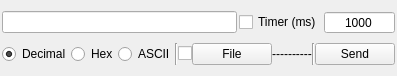
<?xml version="1.0" encoding="UTF-8"?>
<ui version="4.0">
 <class>CompLinePack</class>
 <widget class="QWidget" name="CompLinePack">
  <property name="geometry">
   <rect>
    <x>0</x>
    <y>0</y>
    <width>394</width>
    <height>76</height>
   </rect>
  </property>
  <property name="windowTitle">
   <string>Form</string>
  </property>
  <layout class="QVBoxLayout" name="verticalLayout">
   <property name="spacing">
    <number>0</number>
   </property>
   <property name="leftMargin">
    <number>2</number>
   </property>
   <property name="topMargin">
    <number>2</number>
   </property>
   <property name="rightMargin">
    <number>2</number>
   </property>
   <property name="bottomMargin">
    <number>2</number>
   </property>
   <item>
    <layout class="QHBoxLayout" name="horizontalLayout" stretch="10,0,3">
     <property name="spacing">
      <number>2</number>
     </property>
     <item>
      <widget class="QLineEdit" name="txtSendText">
       <property name="maxLength">
        <number>999999999</number>
       </property>
      </widget>
     </item>
     <item>
      <widget class="QCheckBox" name="chbxTimer">
       <property name="text">
        <string>Timer (ms)</string>
       </property>
      </widget>
     </item>
     <item>
      <widget class="QSpinBox" name="numudInterval">
       <property name="alignment">
        <set>Qt::AlignCenter</set>
       </property>
       <property name="buttonSymbols">
        <enum>QAbstractSpinBox::NoButtons</enum>
       </property>
       <property name="minimum">
        <number>1</number>
       </property>
       <property name="maximum">
        <number>100000</number>
       </property>
       <property name="value">
        <number>1000</number>
       </property>
      </widget>
     </item>
    </layout>
   </item>
   <item>
    <layout class="QHBoxLayout" name="horizontalLayout_2">
     <item>
      <widget class="QRadioButton" name="rdbDecimal">
       <property name="text">
        <string>Decimal</string>
       </property>
       <property name="checked">
        <bool>true</bool>
       </property>
      </widget>
     </item>
     <item>
      <widget class="QRadioButton" name="rdbHex">
       <property name="text">
        <string>Hex</string>
       </property>
      </widget>
     </item>
     <item>
      <widget class="QRadioButton" name="rdbASCII">
       <property name="text">
        <string>ASCII</string>
       </property>
      </widget>
     </item>
     <item>
      <widget class="Line" name="line">
       <property name="orientation">
        <enum>Qt::Vertical</enum>
       </property>
      </widget>
     </item>
     <item>
      <widget class="QCheckBox" name="chbxFile">
       <property name="maximumSize">
        <size>
         <width>25</width>
         <height>16777215</height>
        </size>
       </property>
       <property name="text">
        <string/>
       </property>
      </widget>
     </item>
     <item>
      <widget class="QPushButton" name="btnFile">
       <property name="toolTip">
        <string>&lt;html&gt;&lt;head/&gt;&lt;body&gt;&lt;p&gt;&lt;span style=&quot; font-weight:600;&quot;&gt;File Template ( All in a single Line ) :&lt;/span&gt;&lt;/p&gt;&lt;p&gt;if Hex is Checked :&lt;/p&gt;&lt;p&gt;12 2A 4b Fc ...&lt;/p&gt;&lt;p&gt;if Decimal is Checked :&lt;/p&gt;&lt;p&gt;100 213 0 32 ...&lt;/p&gt;&lt;p&gt;if ASCII is Checked :&lt;/p&gt;&lt;p&gt;ASDDF VC&amp;lt;XC JFISLA ...&lt;/p&gt;&lt;/body&gt;&lt;/html&gt;</string>
       </property>
       <property name="text">
        <string>File</string>
       </property>
      </widget>
     </item>
     <item>
      <widget class="QLabel" name="lblFileName">
       <property name="text">
        <string>----------</string>
       </property>
       <property name="scaledContents">
        <bool>false</bool>
       </property>
       <property name="alignment">
        <set>Qt::AlignCenter</set>
       </property>
       <property name="margin">
        <number>2</number>
       </property>
      </widget>
     </item>
     <item>
      <widget class="Line" name="line_2">
       <property name="orientation">
        <enum>Qt::Vertical</enum>
       </property>
      </widget>
     </item>
     <item>
      <widget class="QPushButton" name="btnSend">
       <property name="text">
        <string>Send</string>
       </property>
       <property name="checkable">
        <bool>true</bool>
       </property>
      </widget>
     </item>
    </layout>
   </item>
  </layout>
 </widget>
 <resources/>
 <connections/>
</ui>
